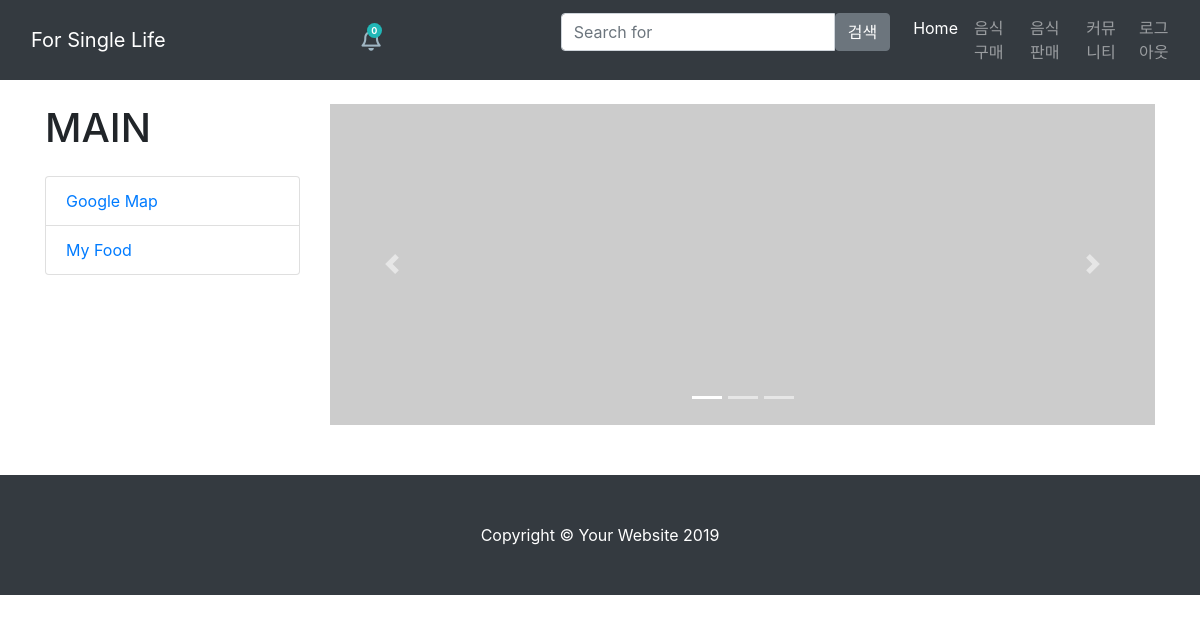
The app's page /main/ (signed in), older data.
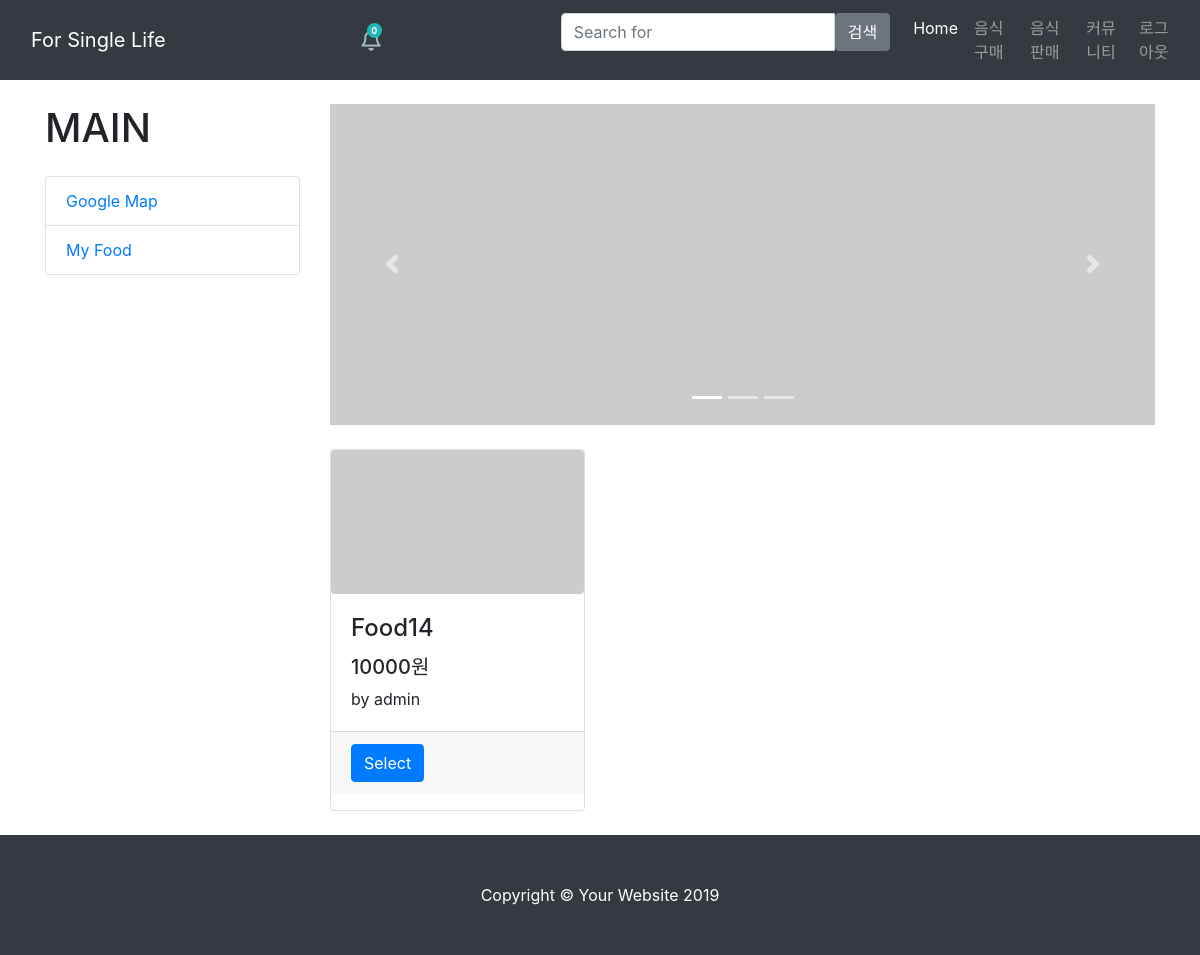
The same page, newer data.
### app/models.py (models this page shows, shortened)
class food(models.Model):
    name = models.CharField(max_length=50)
    seller = models.ForeignKey(User, on_delete=models.CASCADE, related_name='foods')
    body = models.CharField(max_length=1024)
    photo = models.ImageField(blank=True)
    date = models.DateTimeField(auto_created=True, auto_now_add=True)
    price = models.IntegerField(default=0)
    view = models.IntegerField(default=0)
    category = models.CharField(max_length=20, default=0)
    lat = models.FloatField(null=True, blank=True)
    lng = models.FloatField(null=True, blank=True)

### app/views.py (the view)
# urls.py: path('main/', views.main, name='main'),
def main(request):
    user = User.objects.get(username=request.user.get_username())
    ranks = get_recommendations(user, similarity=sim_pearson)
    result = []
    for item in ranks:
        for object in food.objects.all().filter(name=item):
            result.append(object)
    result.reverse()
    return render(request, 'main.html', {'ranks': result, 'user': user})

### app/views.py (called while the page is built)
def sim_pearson(p1, p2):
    si = dict()
    for item in Recommend.objects.filter(viewer=p1):
        if Recommend.objects.filter(item=item.item, viewer=p2).exists():
            si[item.item] = 1
    n = len(si)
    if n==0: return 0
    sum1 = sum([Recommend.objects.get(viewer=p1, item=it).view for it in si])
    sum2 = sum([Recommend.objects.get(viewer=p2, item=it).view for it in si])
    sum1Sq = sum([(Recommend.objects.get(viewer=p1, item=it).view)**2 for it in si])
    sum2Sq = sum([(Recommend.objects.get(viewer=p2, item=it).view)**2 for it in si])
    pSum = sum([Recommend.objects.get(viewer=p1, item=it).view * Recommend.objects.get(viewer=p2, item=it).view for it in si])
    num = pSum - (sum1*sum2/n)
    den = sqrt((sum1Sq-pow(sum1,2)/n) * (sum2Sq-pow(sum2,2)/n))
    if den==0: return 0
    r = num/den
    return r

### templates/main.html (shortened to what the changed rows need)
﻿{% load staticfiles %}
<!DOCTYPE html>
<html lang="en">
<head>
  <link href="{% static 'vendor/bootstrap/css/bootstrap.min.css' %}" rel="stylesheet">
  <link href="{% static 'css/shop-homepage.css' %}" rel="stylesheet">
    <link href="{% static 'map.css' %}" rel="stylesheet">
    <link href="{% static 'notice.css' %}" rel="stylesheet">
</head>
<body>
              <link rel='stylesheet prefetch' href='https://maxcdn.bootstrapcdn.com/font-awesome/4.4.0/css/font-awesome.min.css'>
  <div class="container">
    <div class="row">
      <div class="col-lg-3">
        <h1 class="my-4">MAIN</h1>
      </div>
      <div class="col-lg-9">
        <div class="row">
            {% for item in ranks %}
          <div class="col-lg-4 col-md-6 mb-4">
            <div class="card h-100">
              <a>
                  {% if item.photo %}
        <img class="img-fluid rounded" name="image" src="{{ item.photo.url }}" alt="">
            {% else %}
            <img class="img-fluid rounded" name="image" src="http://placehold.it/700x400" alt="">
      {% endif %}</a>
            <form action="food={{ item.id }}" method="POST" title="{{ item.name }}">
              <div class="card-body">
                <h4 class="card-title">
                  <a value="{{ item.id }}">{{ item.name }}</a>
                </h4>
                <h5>{{ item.price }}원</h5>
                <p class="card-text">by {{ item.seller.username }}</p>
              </div>
              <div class="card-footer">
                <small class="text-muted">
                    <a href="food={{ item.id }}" class="btn btn-primary" >Select</a>
                </small>
              </div>
            </form>
            </div>
          </div>
            {% endfor %}
        </div>
      </div>
    </div>
  </div>
</body>
</html>

Row changes from the older to the newer data that the page shows:
now on this page (row edited): food: {{ item.id }} 14 (drawn), name "Food14", price "10000", seller.username "admin"
